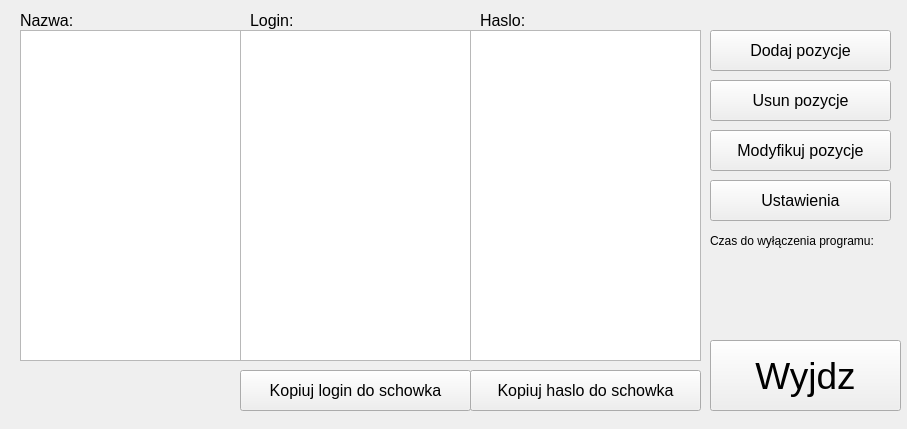
<?xml version="1.0" encoding="UTF-8"?>
<ui version="4.0">
 <class>MainWindow</class>
 <widget class="QMainWindow" name="MainWindow">
  <property name="geometry">
   <rect>
    <x>0</x>
    <y>0</y>
    <width>907</width>
    <height>429</height>
   </rect>
  </property>
  <property name="windowTitle">
   <string>MainWindow</string>
  </property>
  <widget class="QWidget" name="centralWidget">
   <widget class="QListWidget" name="listWidget">
    <property name="geometry">
     <rect>
      <x>20</x>
      <y>30</y>
      <width>221</width>
      <height>331</height>
     </rect>
    </property>
    <property name="font">
     <font>
      <pointsize>12</pointsize>
     </font>
    </property>
   </widget>
   <widget class="QListWidget" name="listWidget_2">
    <property name="geometry">
     <rect>
      <x>240</x>
      <y>30</y>
      <width>231</width>
      <height>331</height>
     </rect>
    </property>
    <property name="font">
     <font>
      <pointsize>12</pointsize>
     </font>
    </property>
   </widget>
   <widget class="QListWidget" name="listWidget_3">
    <property name="geometry">
     <rect>
      <x>470</x>
      <y>30</y>
      <width>231</width>
      <height>331</height>
     </rect>
    </property>
    <property name="font">
     <font>
      <pointsize>12</pointsize>
     </font>
    </property>
   </widget>
   <widget class="QPushButton" name="pushButton">
    <property name="geometry">
     <rect>
      <x>240</x>
      <y>370</y>
      <width>231</width>
      <height>41</height>
     </rect>
    </property>
    <property name="font">
     <font>
      <pointsize>12</pointsize>
     </font>
    </property>
    <property name="text">
     <string>Kopiuj login do schowka</string>
    </property>
   </widget>
   <widget class="QPushButton" name="pushButton_2">
    <property name="geometry">
     <rect>
      <x>470</x>
      <y>370</y>
      <width>231</width>
      <height>41</height>
     </rect>
    </property>
    <property name="font">
     <font>
      <pointsize>12</pointsize>
     </font>
    </property>
    <property name="text">
     <string>Kopiuj haslo do schowka</string>
    </property>
   </widget>
   <widget class="QPushButton" name="pushButton_3">
    <property name="geometry">
     <rect>
      <x>710</x>
      <y>30</y>
      <width>181</width>
      <height>41</height>
     </rect>
    </property>
    <property name="font">
     <font>
      <pointsize>12</pointsize>
     </font>
    </property>
    <property name="text">
     <string>Dodaj pozycje</string>
    </property>
   </widget>
   <widget class="QPushButton" name="pushButton_4">
    <property name="geometry">
     <rect>
      <x>710</x>
      <y>80</y>
      <width>181</width>
      <height>41</height>
     </rect>
    </property>
    <property name="font">
     <font>
      <pointsize>12</pointsize>
     </font>
    </property>
    <property name="text">
     <string>Usun pozycje</string>
    </property>
   </widget>
   <widget class="QPushButton" name="pushButton_5">
    <property name="geometry">
     <rect>
      <x>710</x>
      <y>130</y>
      <width>181</width>
      <height>41</height>
     </rect>
    </property>
    <property name="font">
     <font>
      <pointsize>12</pointsize>
     </font>
    </property>
    <property name="text">
     <string>Modyfikuj pozycje</string>
    </property>
   </widget>
   <widget class="QLabel" name="label">
    <property name="geometry">
     <rect>
      <x>20</x>
      <y>10</y>
      <width>221</width>
      <height>21</height>
     </rect>
    </property>
    <property name="font">
     <font>
      <pointsize>12</pointsize>
     </font>
    </property>
    <property name="text">
     <string>Nazwa:</string>
    </property>
   </widget>
   <widget class="QLabel" name="label_2">
    <property name="geometry">
     <rect>
      <x>250</x>
      <y>10</y>
      <width>221</width>
      <height>21</height>
     </rect>
    </property>
    <property name="font">
     <font>
      <pointsize>12</pointsize>
     </font>
    </property>
    <property name="text">
     <string>Login:</string>
    </property>
   </widget>
   <widget class="QLabel" name="label_3">
    <property name="geometry">
     <rect>
      <x>480</x>
      <y>10</y>
      <width>221</width>
      <height>21</height>
     </rect>
    </property>
    <property name="font">
     <font>
      <pointsize>12</pointsize>
     </font>
    </property>
    <property name="text">
     <string>Haslo:</string>
    </property>
   </widget>
   <widget class="QPushButton" name="pushButton_6">
    <property name="geometry">
     <rect>
      <x>710</x>
      <y>340</y>
      <width>191</width>
      <height>71</height>
     </rect>
    </property>
    <property name="font">
     <font>
      <pointsize>28</pointsize>
     </font>
    </property>
    <property name="text">
     <string>Wyjdz</string>
    </property>
   </widget>
   <widget class="QPushButton" name="pushButton_7">
    <property name="geometry">
     <rect>
      <x>710</x>
      <y>180</y>
      <width>181</width>
      <height>41</height>
     </rect>
    </property>
    <property name="font">
     <font>
      <pointsize>12</pointsize>
     </font>
    </property>
    <property name="text">
     <string>Ustawienia</string>
    </property>
   </widget>
   <widget class="QLabel" name="label_4">
    <property name="geometry">
     <rect>
      <x>710</x>
      <y>230</y>
      <width>181</width>
      <height>21</height>
     </rect>
    </property>
    <property name="font">
     <font>
      <pointsize>9</pointsize>
     </font>
    </property>
    <property name="text">
     <string>Czas do wyłączenia programu:</string>
    </property>
   </widget>
   <widget class="QLabel" name="label_5">
    <property name="geometry">
     <rect>
      <x>770</x>
      <y>260</y>
      <width>71</width>
      <height>61</height>
     </rect>
    </property>
    <property name="font">
     <font>
      <pointsize>49</pointsize>
     </font>
    </property>
    <property name="text">
     <string/>
    </property>
   </widget>
  </widget>
 </widget>
 <layoutdefault spacing="6" margin="11"/>
 <resources/>
 <connections/>
</ui>
